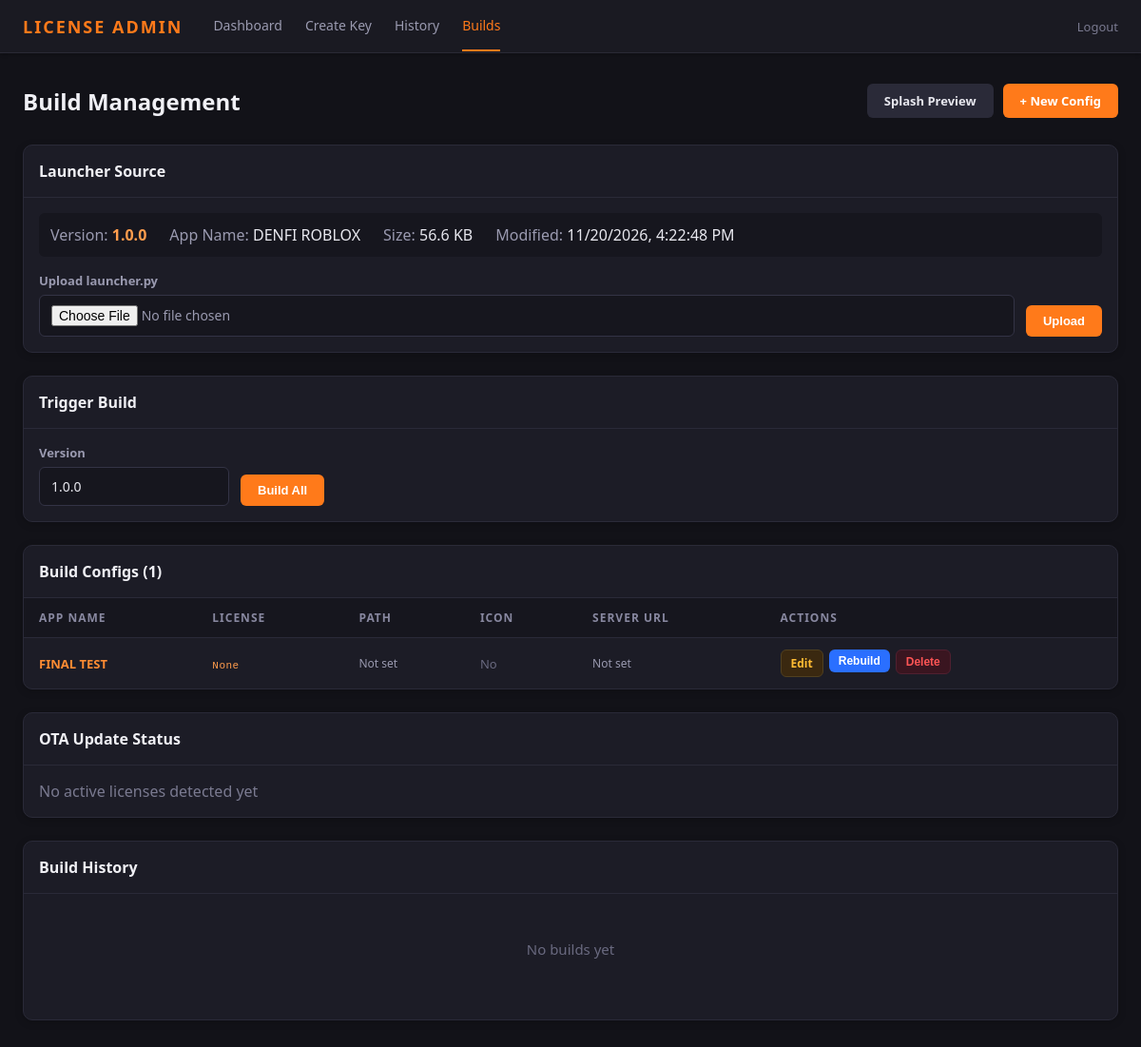
/builds (signed in), run on an earlier commit of the app's database.
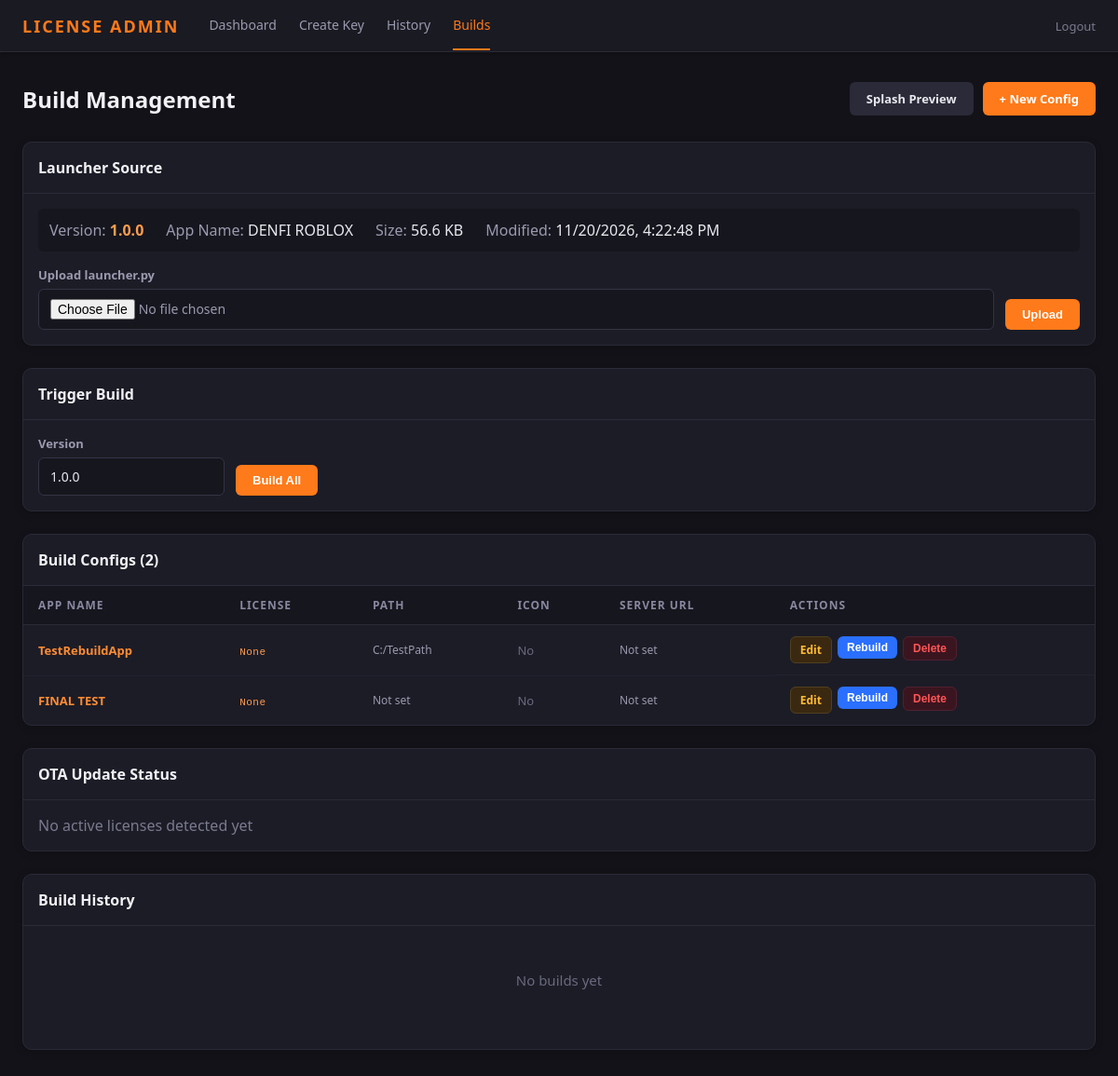
And on a later commit of the database.
### tables this page shows
CREATE TABLE build_configs (
            id INTEGER PRIMARY KEY AUTOINCREMENT,
            license_id INTEGER,
            app_name TEXT NOT NULL DEFAULT 'DENFI ROBLOX',
            hardcoded_path TEXT NOT NULL DEFAULT '',
            license_server_url TEXT DEFAULT '',
            license_secret TEXT DEFAULT 'DENFI_LICENSE_SECRET_KEY_2024',
            icon_filename TEXT DEFAULT '',
            embedded_key TEXT DEFAULT '',
            created_at REAL NOT NULL,
            updated_at REAL,
            FOREIGN KEY (license_id) REFERENCES licenses(id)
        );

### license_server/server.py (the view, shortened to what this page needs)
@app.route("/builds")
@require_admin
def builds_page():
    conn = get_db()
    configs = conn.execute("""
        SELECT bc.*, l.license_key, l.note as license_note
        FROM build_configs bc
        LEFT JOIN licenses l ON bc.license_id = l.id
        ORDER BY bc.created_at DESC
    """).fetchall()
    past_builds = conn.execute("SELECT * FROM builds ORDER BY created_at DESC LIMIT 20").fetchall()
    conn.close()
    all_artifacts = {}
    build_list = []
    config_list = []
    for c in configs:
        config_list.append({
            "id": c["id"], "app_name": c["app_name"],
            "hardcoded_path": c["hardcoded_path"],
            "license_key": c["license_key"] or "None",
            "license_note": c["license_note"] or "",
            "has_icon": bool(c["icon_filename"]),
            "license_server_url": c["license_server_url"] or "",
        })
    return render_template("builds.html", configs=config_list, builds=build_list)

### license_server/server.py (called while the page is built)
def get_db():
    conn = sqlite3.connect(DB_PATH)
    conn.row_factory = sqlite3.Row
    conn.execute("PRAGMA journal_mode=WAL")
    return conn

def require_admin(f):
    @wraps(f)
    def decorated(*args, **kwargs):
        if not session.get("admin_logged_in"):
            return redirect(url_for("login_page"))
        return f(*args, **kwargs)
    return decorated

### license_server/templates/builds.html (shortened to what the changed rows need)
{% extends "base.html" %}
{% block content %}
<div class="page-header">
    <h1>Build Management</h1>
</div>
<div class="card" style="margin-bottom: 24px;">
    <div style="padding: 16px; border-bottom: 1px solid #2a2a38;">
        <h2 style="font-size: 16px; color: #f0f0f5;">Launcher Source</h2>
    </div>
</div>
<div class="card" style="margin-bottom: 24px;">
    <div style="padding: 16px; border-bottom: 1px solid #2a2a38; display: flex; align-items: center; justify-content: space-between;">
        <h2 style="font-size: 16px; color: #f0f0f5;">Trigger Build</h2>
    </div>
</div>
<div class="card" style="margin-bottom: 24px;">
    <div style="padding: 16px; border-bottom: 1px solid #2a2a38;">
        <h2 style="font-size: 16px; color: #f0f0f5;">Build Configs ({{ configs|length }})</h2>
    </div>
    {% if configs %}
    <table>
        <thead>
            <tr>
                <th>App Name</th>
                <th>License</th>
                <th>Path</th>
                <th>Icon</th>
                <th>Server URL</th>
                <th>Actions</th>
            </tr>
        </thead>
        <tbody>
            {% for c in configs %}
            <tr>
                <td style="font-weight: 600; color: #ff8c33;">{{ c.app_name }}</td>
                <td>
                    <span class="key-text" style="font-size: 11px;">{{ c.license_key }}</span>
                </td>
                <td style="font-size: 12px; color: #9a9ab0;">{{ c.hardcoded_path or 'Not set' }}</td>
                <td>
                    {% if c.has_icon %}
                    <span style="color: #44cc44;">Yes</span>
                    {% else %}
                    <span style="color: #6a6a80;">No</span>
                    {% endif %}
                </td>
                <td style="font-size: 12px; color: #9a9ab0;">{{ c.license_server_url or 'Not set' }}</td>
                <td class="actions-cell">
                    <a href="{{ url_for('edit_build_config', config_id=c.id) }}" class="btn btn-warning btn-sm">Edit</a>
                    <form method="POST" action="{{ url_for('rebuild_single_config', config_id=c.id) }}" onsubmit="return confirm('Rebuild this config with the latest version?')" style="display: inline;">
                        <button type="submit" class="btn btn-sm" style="background: #2a6fff; color: #fff;">Rebuild</button>
                    </form>
                    <form method="POST" action="{{ url_for('delete_build_config', config_id=c.id) }}" onsubmit="return confirm('Delete this build config?')" style="display: inline;">
                        <button type="submit" class="btn btn-danger btn-sm">Delete</button>
                    </form>
                </td>
            </tr>
            {% endfor %}
        </tbody>
    </table>
    {% else %}
    <div class="empty-state">
        <p>No build configs yet</p>
        <a href="{{ url_for('create_build_config') }}" class="btn btn-primary">Create your first config</a>
    </div>
    {% endif %}
</div>
<div class="card" style="margin-bottom: 24px;">
    <div style="padding: 16px; border-bottom: 1px solid #2a2a38;">
        <h2 style="font-size: 16px; color: #f0f0f5;">OTA Update Status</h2>
    </div>
</div>
<div class="card">
    <div style="padding: 16px; border-bottom: 1px solid #2a2a38;">
        <h2 style="font-size: 16px; color: #f0f0f5;">Build History</h2>
    </div>
</div>
{% endblock %}

What changed in the data, as far as the page shows it:
added build_configs: app_name "TestRebuildApp", license_key "None", hardcoded_path "C:/TestPath", license_server_url "Not set"
Also different on the page:
{{ configs|length }}: "1" → "2"
